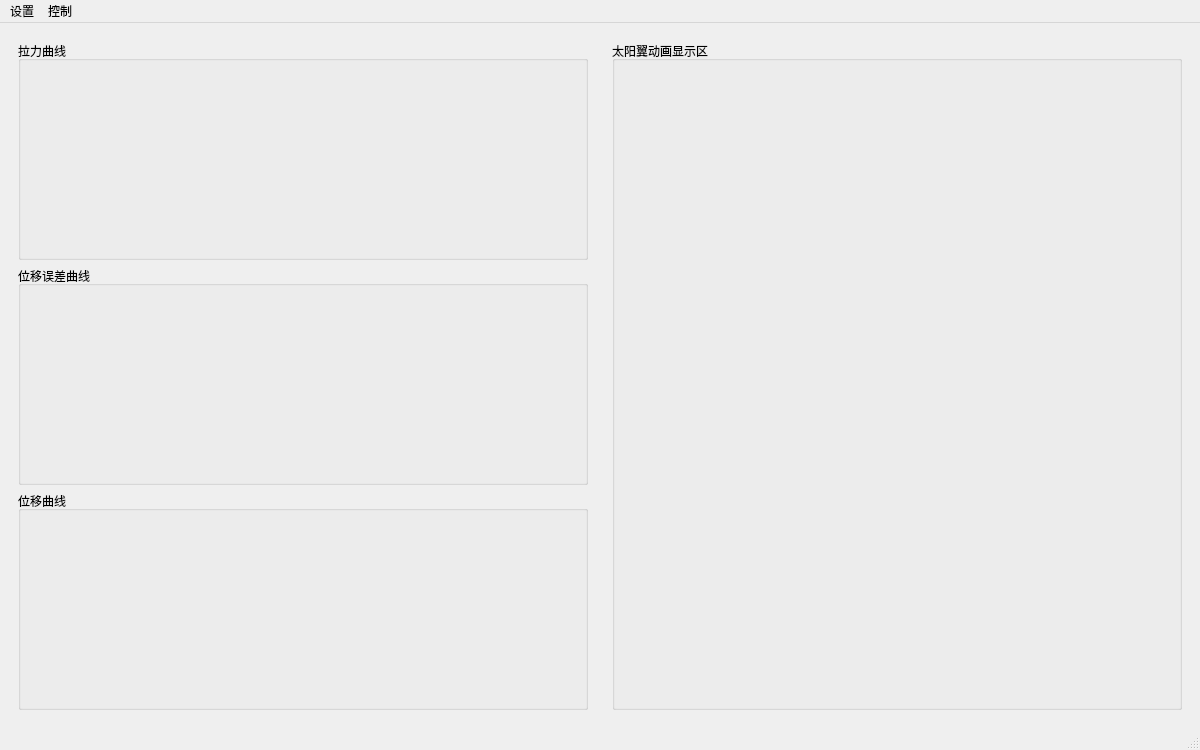
<?xml version="1.0" encoding="UTF-8"?>
<ui version="4.0">
 <class>MainWindow</class>
 <widget class="QMainWindow" name="MainWindow">
  <property name="geometry">
   <rect>
    <x>0</x>
    <y>0</y>
    <width>1200</width>
    <height>750</height>
   </rect>
  </property>
  <property name="windowTitle">
   <string>SolarWing - 太阳翼展开位移控制仿真系统</string>
  </property>
  <widget class="QWidget" name="centralwidget">
   <layout class="QHBoxLayout" name="mainHorizontalLayout">
    <item>
     <widget class="QWidget" name="plotPanel">
      <layout class="QVBoxLayout" name="plotPanelLayout">
       <item>
        <widget class="QGroupBox" name="forcePlotGroup">
         <property name="title">
          <string>拉力曲线</string>
         </property>
         <layout class="QVBoxLayout" name="forcePlotLayout"/>
        </widget>
       </item>
       <item>
        <widget class="QGroupBox" name="errorPlotGroup">
         <property name="title">
          <string>位移误差曲线</string>
         </property>
         <layout class="QVBoxLayout" name="errorPlotLayout"/>
        </widget>
       </item>
       <item>
        <widget class="QGroupBox" name="displacementPlotGroup">
         <property name="title">
          <string>位移曲线</string>
         </property>
         <layout class="QVBoxLayout" name="displacementPlotLayout"/>
        </widget>
       </item>
      </layout>
     </widget>
    </item>
    <item>
     <widget class="QWidget" name="animationPanel">
      <layout class="QVBoxLayout" name="animationPanelLayout">
       <item>
        <widget class="QGroupBox" name="animationPlaceholder">
         <property name="title">
          <string>太阳翼动画显示区</string>
         </property>
        </widget>
       </item>
      </layout>
     </widget>
    </item>
   </layout>
  </widget>
  <widget class="QMenuBar" name="menubar">
   <property name="geometry">
    <rect>
     <x>0</x>
     <y>0</y>
     <width>1200</width>
     <height>21</height>
    </rect>
   </property>
   <widget class="QMenu" name="settingsMenu">
    <property name="title">
     <string>设置</string>
    </property>
   </widget>
   <widget class="QMenu" name="controlMenu">
    <property name="title">
     <string>控制</string>
    </property>
   </widget>
   <addaction name="settingsMenu"/>
   <addaction name="controlMenu"/>
  </widget>
  <widget class="QStatusBar" name="statusbar"/>
 </widget>
 <resources/>
 <connections/>
</ui>
